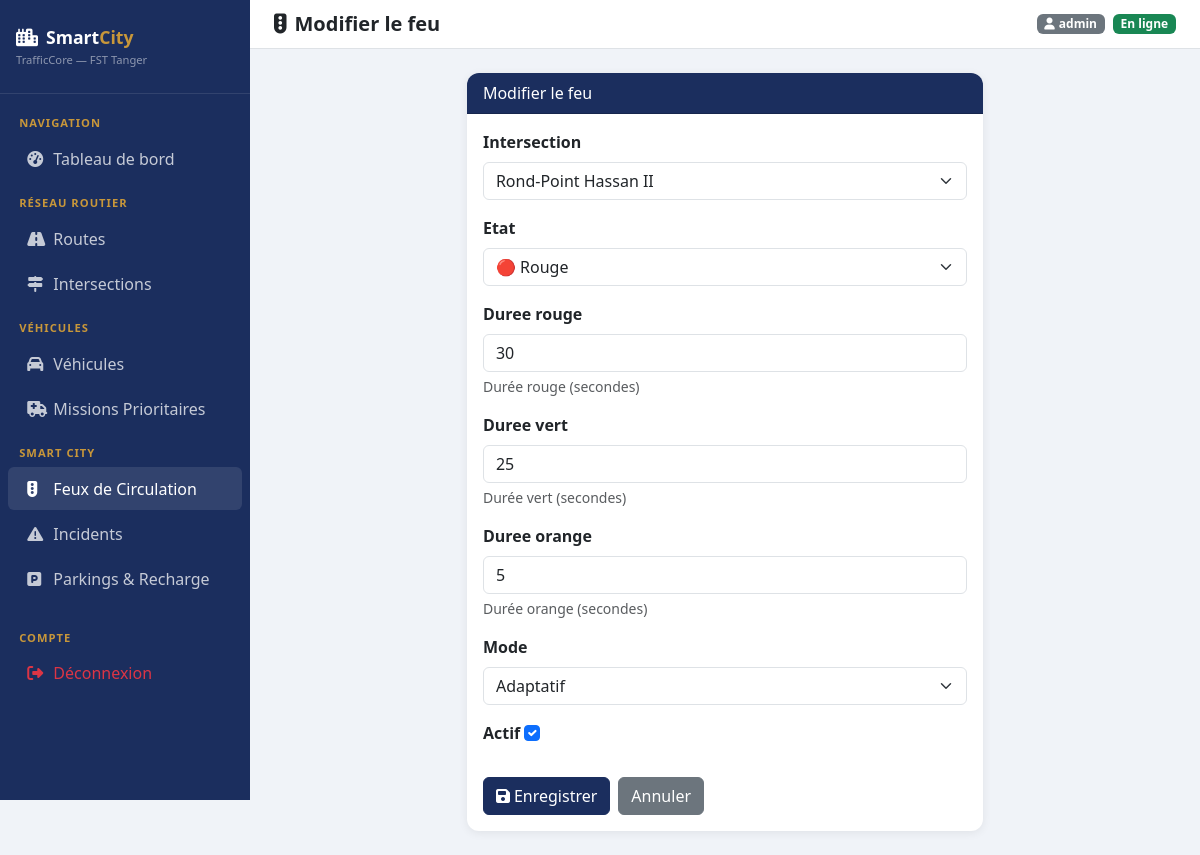
/signals/2/edit/ (signed in), run on the app's committed database.
### signals/models.py (models this page shows, shortened)
class FeuCirculation(models.Model):
    ETAT_CHOICES = [('rouge','🔴 Rouge'), ('orange','🟠 Orange'), ('vert','🟢 Vert')]
    MODE_CHOICES = [('fixe','Fixe'), ('adaptatif','Adaptatif')]
    intersection = models.ForeignKey(Intersection, on_delete=models.CASCADE, related_name='feux')
    etat = models.CharField(max_length=10, choices=ETAT_CHOICES, default='rouge')
    duree_rouge = models.IntegerField(default=30, help_text="Durée rouge (secondes)")
    duree_vert = models.IntegerField(default=25, help_text="Durée vert (secondes)")
    duree_orange = models.IntegerField(default=5, help_text="Durée orange (secondes)")
    mode = models.CharField(max_length=15, choices=MODE_CHOICES, default='fixe')
    actif = models.BooleanField(default=True)
    derniere_modif = models.DateTimeField(auto_now=True)
    class Meta: verbose_name = "Feu de Circulation"

### signals/views.py (the view, shortened to what this page needs)
# urls.py: path('<int:pk>/edit/', views.feu_update, name='feu_update'),
@login_required
def feu_update(request, pk):
    feu = get_object_or_404(FeuCirculation, pk=pk)
    ancien_etat = feu.etat
    form = FeuForm(request.POST or None, instance=feu)
    return render(request, 'signals/feu_form.html', {'form': form, 'title': 'Modifier le feu'})

### signals/forms.py
class FeuForm(forms.ModelForm):
    class Meta:
        model = FeuCirculation
        fields = ['intersection','etat','duree_rouge','duree_vert','duree_orange','mode','actif']
        widgets = {
            'intersection': forms.Select(attrs={'class':'form-select'}),
            'etat': forms.Select(attrs={'class':'form-select'}),
            'duree_rouge': forms.NumberInput(attrs={'class':'form-control'}),
            'duree_vert': forms.NumberInput(attrs={'class':'form-control'}),
            'duree_orange': forms.NumberInput(attrs={'class':'form-control'}),
            'mode': forms.Select(attrs={'class':'form-select'}),
            'actif': forms.CheckboxInput(attrs={'class':'form-check-input'}),
        }

### traffic/models.py (called while the page is built)
    def __str__(self): return self.nom

### templates/signals/feu_form.html (shortened to what this page needs)
{% extends 'base.html' %}
{% block page_title %}<i class="fas fa-traffic-light me-2"></i>{{ title }}{% endblock %}
{% block content %}
<div class="row justify-content-center">
    <div class="col-md-7">
        <div class="card">
            <div class="card-header">{{ title }}</div>
            <div class="card-body">
                <form method="post">{% csrf_token %}
                    {% for field in form %}
                    <div class="mb-3">
                        <label class="form-label fw-semibold">{{ field.label }}</label>
                        {{ field }}
                        {% if field.help_text %}<div class="form-text">{{ field.help_text }}</div>{% endif %}
                    </div>
                    {% endfor %}
                    <div class="d-flex gap-2 mt-4">
                        <button type="submit" class="btn btn-primary"><i class="fas fa-save me-1"></i>Enregistrer</button>
                        <a href="{% url 'feu_list' %}" class="btn btn-secondary">Annuler</a>
                    </div>
                </form>
            </div>
        </div>
    </div>
</div>
{% endblock %}

### templates/base.html (shortened to what this page needs)
<!DOCTYPE html>
<html lang="fr">
<head>
    <link href="https://cdn.jsdelivr.net/npm/bootstrap@5.3.0/dist/css/bootstrap.min.css" rel="stylesheet">
    <link href="https://cdnjs.cloudflare.com/ajax/libs/font-awesome/6.4.0/css/all.min.css" rel="stylesheet">
</head>
<body>
<div class="sidebar">
    <div class="brand">
        <i class="fas fa-city me-2"></i>Smart<span>City</span>
        <div style="font-size:.7rem;color:rgba(255,255,255,.5);font-weight:400;margin-top:2px">TrafficCore — FST Tanger</div>
    </div>
    <nav class="mt-2">
        <div class="nav-section">Navigation</div>
        <a href="{% url 'dashboard' %}" class="nav-link {% if request.resolver_match.url_name == 'dashboard' %}active{% endif %}">
            <i class="fas fa-tachometer-alt"></i> Tableau de bord
        </a>
        <div class="nav-section">Réseau Routier</div>
        <a href="{% url 'route_list' %}" class="nav-link {% if 'route' in request.resolver_match.url_name %}active{% endif %}">
            <i class="fas fa-road"></i> Routes
        </a>
        <a href="{% url 'intersection_list' %}" class="nav-link {% if 'intersection' in request.resolver_match.url_name %}active{% endif %}">
            <i class="fas fa-map-signs"></i> Intersections
        </a>
        <div class="nav-section">Véhicules</div>
        <a href="{% url 'vehicule_list' %}" class="nav-link {% if 'vehicule' in request.resolver_match.url_name %}active{% endif %}">
            <i class="fas fa-car"></i> Véhicules
        </a>
        <a href="{% url 'mission_list' %}" class="nav-link {% if 'mission' in request.resolver_match.url_name %}active{% endif %}">
            <i class="fas fa-ambulance"></i> Missions Prioritaires
        </a>
        <div class="nav-section">Smart City</div>
        <a href="{% url 'feu_list' %}" class="nav-link {% if 'feu' in request.resolver_match.url_name %}active{% endif %}">
            <i class="fas fa-traffic-light"></i> Feux de Circulation
        </a>
        <a href="{% url 'incident_list' %}" class="nav-link {% if 'incident' in request.resolver_match.url_name %}active{% endif %}">
            <i class="fas fa-exclamation-triangle"></i> Incidents
        </a>
        <a href="{% url 'parking_list' %}" class="nav-link {% if 'parking' in request.resolver_match.url_name %}active{% endif %}">
            <i class="fas fa-parking"></i> Parkings & Recharge
        </a>
        <div class="nav-section mt-3">Compte</div>
        <a href="{% url 'logout' %}" class="nav-link text-danger">
            <i class="fas fa-sign-out-alt"></i> Déconnexion
        </a>
    </nav>
</div>
<div class="main-content">
    <div class="topbar">
        <h5 class="mb-0 fw-bold text-navy">{% block page_title %}Dashboard{% endblock %}</h5>
        <div class="d-flex align-items-center gap-2">
            <span class="badge bg-secondary"><i class="fas fa-user me-1"></i>{{ request.user.username }}</span>
            <span class="badge bg-success">En ligne</span>
        </div>
    </div>
    {% block content %}{% endblock %}
</div>
</body>
</html>

### templates/base.html (style rules this page uses)
:root { --navy: #1B2E5E; --sky: #4A90C4; --gold: #C8973A; --sidebar-w: 250px; }
body { background: #f0f3f8; font-family: 'Segoe UI', sans-serif; }
.sidebar { width: var(--sidebar-w); min-height: 100vh; background: var(--navy); position: fixed; top: 0; left: 0; z-index: 100; overflow-y: auto; }
.sidebar .brand { padding: 1.5rem 1rem; border-bottom: 1px solid rgba(255,255,255,.1); color: white; font-weight: 700; font-size: 1.1rem; }
.sidebar .brand span { color: var(--gold); }
.sidebar .nav-link { color: rgba(255,255,255,.75); padding: .6rem 1.2rem; border-radius: 6px; margin: 2px 8px; transition: all .2s; }
.sidebar .nav-link:hover, .sidebar .nav-link.active { background: rgba(255,255,255,.1); color: white; }
.sidebar .nav-link i { width: 22px; }
.sidebar .nav-section { color: var(--gold); font-size: .7rem; font-weight: 700; text-transform: uppercase; padding: .8rem 1.2rem .2rem; letter-spacing: 1px; }
.main-content { margin-left: var(--sidebar-w); padding: 1.5rem; }
.topbar { background: white; padding: .75rem 1.5rem; margin: -1.5rem -1.5rem 1.5rem; border-bottom: 1px solid #dee2e6; display: flex; align-items: center; justify-content: space-between; }
.card { border: none; border-radius: 12px; box-shadow: 0 2px 10px rgba(0,0,0,.07); }
.card-header { background: var(--navy); color: white; border-radius: 12px 12px 0 0 !important; }
.btn-primary { background: var(--navy); border-color: var(--navy); }

### data on the page
FeuCirculation: form "Rond-Point Hassan II" "🔴 Rouge" "30" "25" "5" "Adaptatif" "☑"

### other printed values
{{ title }} "Modifier le feu"
{{ request.user.username }} "admin"
{{ field.label }} "Intersection" "Etat" "Duree rouge" "Duree vert" "Duree orange" "Mode" "Actif"
{{ field.help_text }} "Durée rouge (secondes)" "Durée vert (secondes)" "Durée orange (secondes)"
